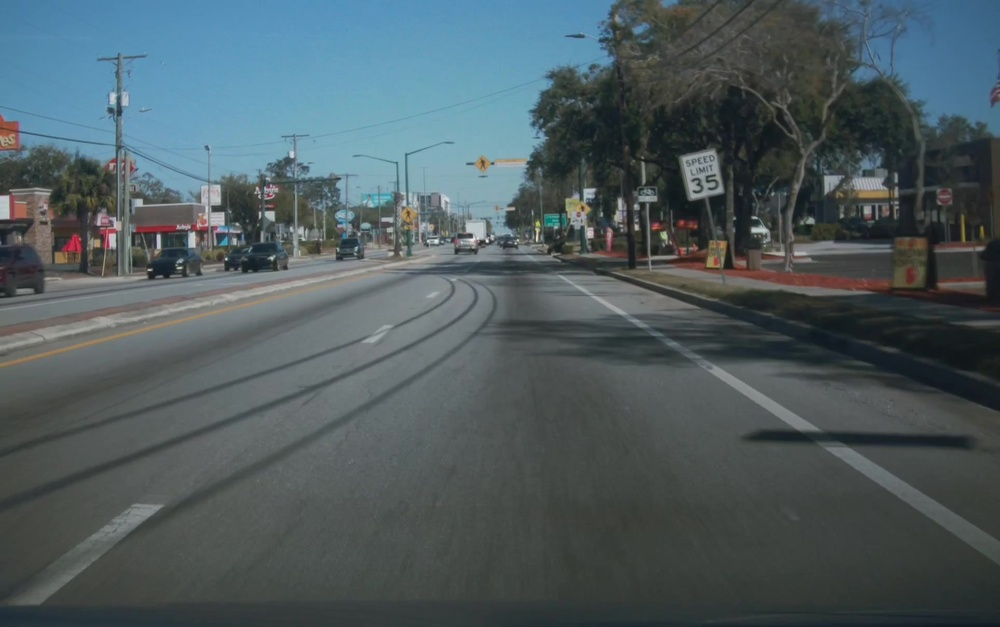
#> input picture Code/paper_figs/frame_on.jpg, 1000 x 627 px, shrunk from 1928 x 1208 before the run, found by its file name
$ python make_fig2_clip_structure.py
#> lines starting #> are read from the running program, lines starting #| are printed output that depends on the picture
#!/usr/bin/env python3
"""
make_fig2_clip_structure.py
===========================
Generate Fig 2 for the paper: clip structure diagram with three example frames
from a real takeover clip aligned to ON / TakeOver / OFF phases.
"""
import matplotlib
matplotlib.use("Agg")
import matplotlib.pyplot as plt
import matplotlib.image as mpimg
import matplotlib.patches as mpatches
from pathlib import Path

# ── Paths ──────────────────────────────────────────────────────────────
ROOT = Path("/home/henry/Zhouhaoseu Dropbox/Zhouhaoseu Team Folder/TakeOver")
OUT  = ROOT / "Code" / "paper_figs"
OUT.mkdir(parents=True, exist_ok=True)

frame_on       = OUT / "frame_on.jpg"
frame_takeover = OUT / "frame_takeover.jpg"
frame_off      = OUT / "frame_off.jpg"

# ── Color palette (consistent with paper_figures.py) ───────────────────
C = dict(
    blue   = "#4C78A8",
    orange = "#F58518",
    red    = "#E45756",
    teal   = "#72B7B2",
    green  = "#54A24B",
    gray   = "#BAB0AC",
)

# ── Global style ───────────────────────────────────────────────────────
plt.rcParams.update({
    "font.family":        "serif",
    "font.serif":         ["Times New Roman", "Times", "DejaVu Serif"],
    "mathtext.fontset":   "dejavuserif",
    "font.size":          8,
    "axes.labelsize":     9,
    "axes.titlesize":     9,
    "figure.dpi":         300,
    "savefig.dpi":        300,
    "savefig.bbox":       "tight",
    "savefig.pad_inches": 0.02,
})

# ── Load images ────────────────────────────────────────────────────────
img_on  = mpimg.imread(str(frame_on))
#> img_on is the input picture: shape (627, 1000, 3); mean R, G, B 78, 91.4, 95.5
img_to  = mpimg.imread(str(frame_takeover))
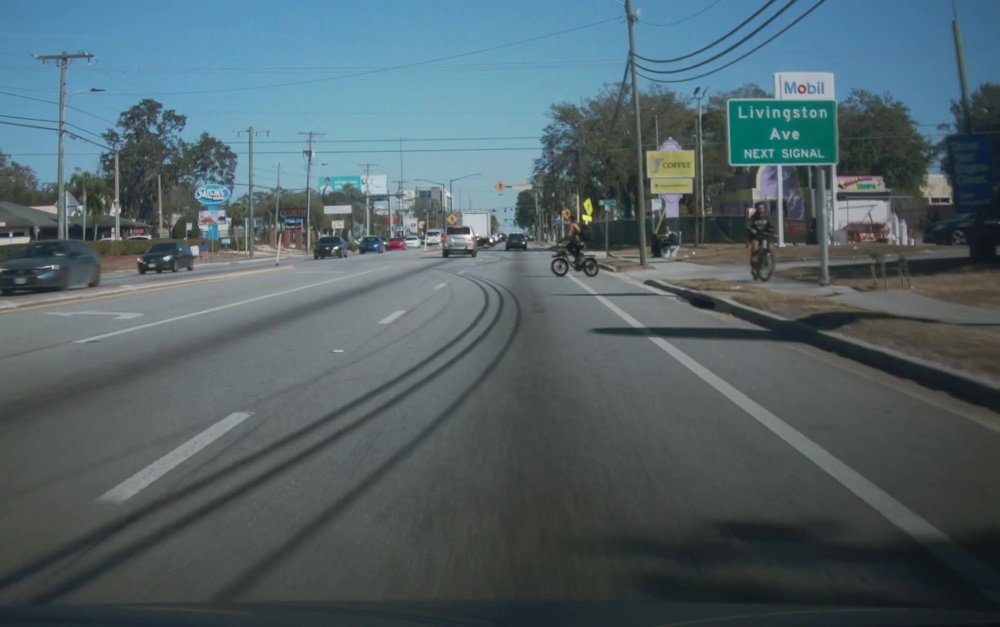
#> input picture Code/paper_figs/frame_takeover.jpg, 1000 x 627 px, shrunk from 1928 x 1208 before the run, found by its file name
#> img_to is the input picture: shape (627, 1000, 3); mean R, G, B 81.9, 98.6, 104.2
img_off = mpimg.imread(str(frame_off))
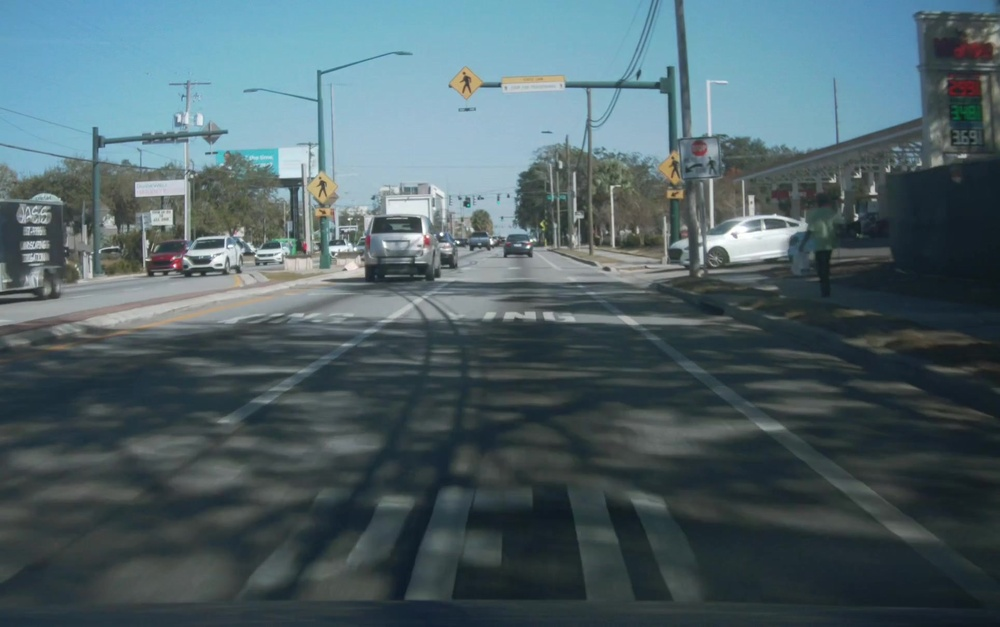
#> input picture Code/paper_figs/frame_off.jpg, 1000 x 627 px, shrunk from 1928 x 1208 before the run, found by its file name
#> img_off is the input picture: shape (627, 1000, 3); mean R, G, B 79, 98.4, 104.4

# ── Figure layout: top = timeline schematic, bottom = 3 frames ────────
fig = plt.figure(figsize=(7.16, 3.8))

# Top: clip structure timeline (spans full width)
ax_top = fig.add_axes([0.05, 0.58, 0.90, 0.38])

# Bottom: three image panels
gap = 0.03
img_w = 0.28
img_h = 0.42
y_img = 0.06
x_start = 0.05 + (0.90 - 3 * img_w - 2 * gap) / 2

ax_on  = fig.add_axes([x_start,                    y_img, img_w, img_h])
ax_to  = fig.add_axes([x_start + img_w + gap,      y_img, img_w, img_h])
ax_off = fig.add_axes([x_start + 2*(img_w + gap),  y_img, img_w, img_h])

# ════════════════════════════════════════════════════════════════════════
#  Top panel: clip structure timeline
# ════════════════════════════════════════════════════════════════════════
ax = ax_top
for sp in ax.spines.values():
    sp.set_visible(False)
ax.set_xticks([])
ax.set_yticks([])
ax.set_xlim(-12, 12)
ax.set_ylim(-0.8, 2.0)

# Main timeline bar
bar_y = 1.0
bar_h = 0.45

# ADAS ON bar
ax.barh(bar_y, 10, left=-10, height=bar_h, color=C["blue"], alpha=0.85,
        edgecolor="none")
ax.text(-5, bar_y, "ADAS Engaged (ON)", ha="center", va="center",
        fontsize=9, color="white", fontweight="bold")

# ADAS OFF bar
ax.barh(bar_y, 10, left=0, height=bar_h, color=C["gray"], alpha=0.70,
        edgecolor="none")
ax.text(5, bar_y, "Manual Driving (OFF)", ha="center", va="center",
        fontsize=9, color="white", fontweight="bold")

# Event marker (red triangle)
ax.plot(0, bar_y, marker="v", color=C["red"], markersize=11, zorder=5,
        clip_on=False)
ax.plot([0, 0], [bar_y - bar_h/2 - 0.05, bar_y + bar_h/2 + 0.05],
        color=C["red"], linewidth=1.5, zorder=4)

# "Takeover Event" label
ax.text(0, bar_y - bar_h/2 - 0.22, "Takeover\nEvent ($t=0$)",
        ha="center", va="top", fontsize=8, color=C["red"], fontweight="bold")

# Window bracket at top
bw_y = bar_y + bar_h/2 + 0.15
ax.annotate("", xy=(-10, bw_y), xytext=(10, bw_y),
            arrowprops=dict(arrowstyle="<->", color="#333", lw=0.8))
ax.text(0, bw_y + 0.08, "20 s clip window", ha="center", va="bottom",
        fontsize=8, color="#333")

# Time labels at top
for x, label in [(-10, "$-10$ s"), (0, "$0$ s"), (10, "$+10$ s")]:
    ax.text(x, bw_y + 0.35, label, ha="center", va="bottom",
            fontsize=7.5, color="#555")

# Dashed lines connecting timeline to images
for x_pos, target_ax in [(-7, ax_on), (0, ax_to), (7, ax_off)]:
    # Get the target axes position in figure coords
    bbox = target_ax.get_position()
    target_x_fig = bbox.x0 + bbox.width / 2
    target_y_fig = bbox.y0 + bbox.height

    source_pos = ax.get_position()
    source_x_fig = source_pos.x0 + (x_pos - (-12)) / 24 * source_pos.width
    source_y_fig = source_pos.y0

    fig.add_artist(matplotlib.lines.Line2D(
        [source_x_fig, target_x_fig],
        [source_y_fig, target_y_fig + 0.005],
        color="#999", linewidth=0.6, linestyle="--",
        transform=fig.transFigure, clip_on=False
    ))

# Small triangles on timeline pointing to frame times
for x_pos, col in [(-7, C["blue"]), (0, C["red"]), (7, C["gray"])]:
    ax.plot(x_pos, bar_y - bar_h/2 - 0.02, marker="^", color=col,
            markersize=6, zorder=5, clip_on=False)

# ════════════════════════════════════════════════════════════════════════
#  Bottom panels: three frames
# ════════════════════════════════════════════════════════════════════════
for ax_img, img, title, border_col in [
    (ax_on,  img_on,  "(a) ADAS ON ($t = -7$ s)",     C["blue"]),
    (ax_to,  img_to,  "(b) Takeover ($t = 0$ s)",     C["red"]),
    (ax_off, img_off, "(c) Manual ($t = +7$ s)",       C["gray"]),
]:
    ax_img.imshow(img)
    ax_img.set_xticks([])
    ax_img.set_yticks([])
    # Colored border
    for sp in ax_img.spines.values():
        sp.set_color(border_col)
        sp.set_linewidth(2.0)
        sp.set_visible(True)
    ax_img.set_title(title, fontsize=8, pad=4, fontweight="bold",
                     color=border_col)
#> this loop made 3 passes
#> (title, border_col) on passes 1 to 3: ('(a) ADAS ON ($t = -7$ s)', '#4C78A8'), ('(b) Takeover ($t = 0$ s)', '#E45756'), ('(c) Manual ($t = +7$ s)', '#BAB0AC')

# ── Save ───────────────────────────────────────────────────────────────
for ext in ("pdf", "png"):
    fig.savefig(OUT / f"fig_clip_structure.{ext}")
#> this loop made 2 passes
#> pass 1, `fig.savefig(OUT / f"fig_clip_structure.{ext}")`:
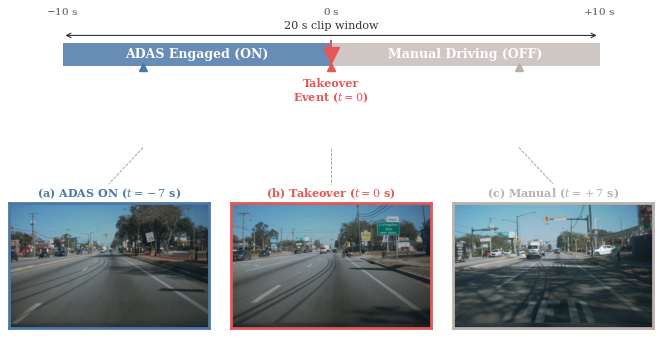
#> figure drawn by matplotlib, 4 panels
plt.close()
print(f"Saved fig_clip_structure.pdf/png → {OUT}")
